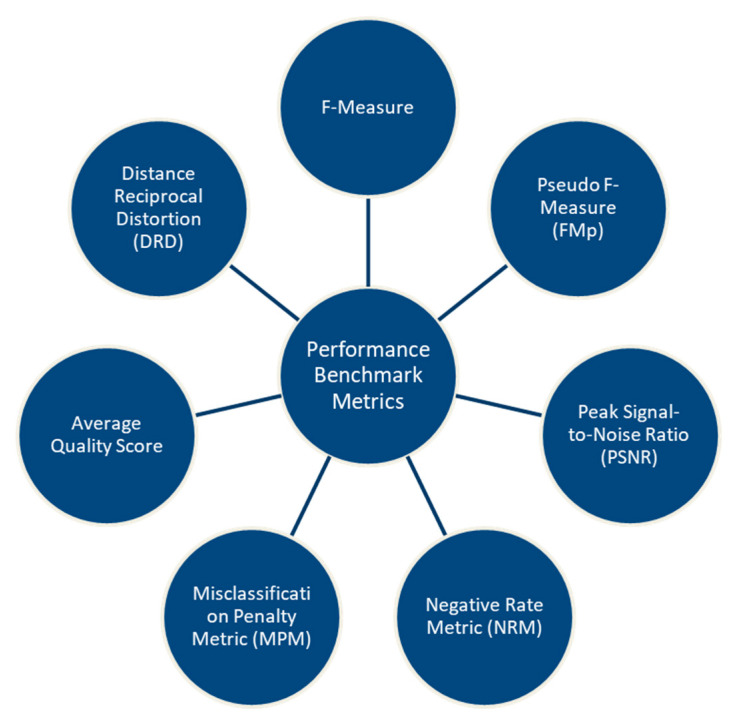
#> input picture metrics.jpg, 733 x 722 px
$ python -i integralImages.py   (imports and definitions only)
#> lines starting #> are read from the running program, lines starting #| are printed output that depends on the picture; after the words box and inside, x2 and y2 are one past the last pixel; in counts of white or black regions, pixels touching at a corner belong together
#> further down, picture is the input picture: shape (722, 733, 3); mean B, G, R 209.1, 189.8, 165.2
#libraries
import numpy as np
from numpy import linalg
import cv2
from math import sqrt
from math import atan
from math import pow

def II(img) :

    #reading the image

    filename = "demo/degraded/demo.jpg"
    cv2.imwrite(filename, img)
    a = cv2.imread(filename)

    #making 3 grayscale images
    b = cv2.cvtColor(a, cv2.COLOR_BGR2GRAY)
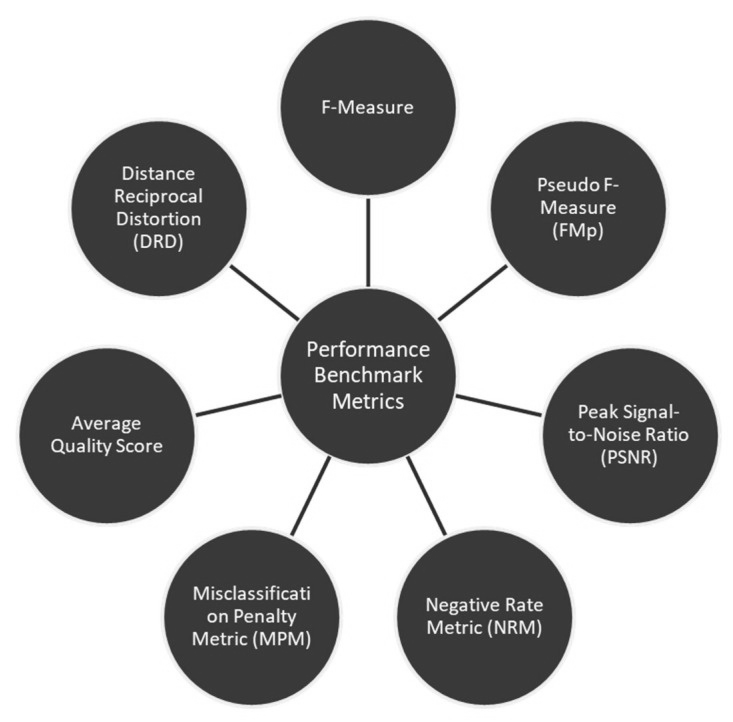
#> b: shape (722, 733); min 34, max 255, mean 184.6
    c = cv2.cvtColor(a, cv2.COLOR_BGR2GRAY)
    d = cv2.cvtColor(a, cv2.COLOR_BGR2GRAY)

    #k-value range [0.1-0.5] can be changed depending on image
    k=0.2

    #r-value can be changed depending on image
    r=128

    #neighbouring window size can be changed depending on image
    window=35

    h,w=b.shape
#> h = 722; w = 733

    th=0
    value=[]
    threshold=[]
    m=0
    var=0
    std=0
    b,c=cv2.integral2(b)
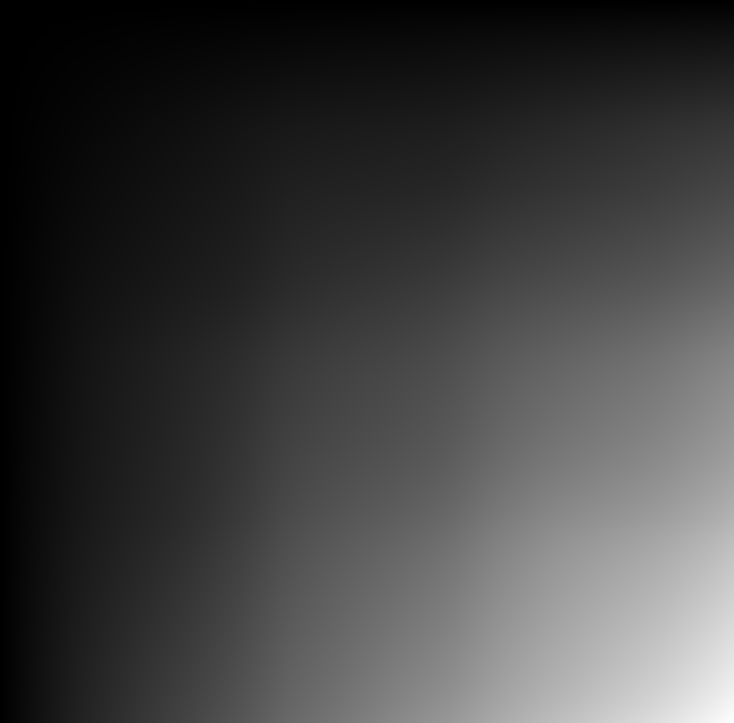
#> b: shape (723, 734) int32; min 0, max 97707857, mean 24836392; drawn with min black and max white

    h,w=c.shape
#> h = 723; w = 734

    #Sauvola Method using integrl images
    for i in range(1, w , 1):
        for j in range(1, h , 1):
            if(j>(h-int(window/2)) and i>(w-int(window/2))):
                m = (b[j, i] + b[j - int(window/2), i - int(window/2)] - b[
                    j , i - int(window/2)] - b[j - int(window/2), i]) / (window * window)
                s = (c[j, i] + c[j - int(window/2), i - int(window/2)] - c[
                    j, i - int(window/2)] - c[j - int(window/2), i]) / (window * window)
            elif (i > (w - int(window/2)) and j < (h - int(window/2))):
                m = (b[j + int(window/2), i] + b[j - int(window/2), i - int(window/2)] - b[
                    j + int(window/2), i - int(window/2)] - b[j - int(window/2), i]) / (window * window)
                s = (c[j + int(window/2), i] + c[j - int(window/2), i - int(window/2)] - c[
                    j + int(window/2), i - int(window/2)] - c[j - int(window/2), i]) / (window * window)
            elif(j>(h-int(window/2)) and i<(w-int(window/2))):
                m = ( b[j,i+int(window/2)]+b[j-int(window/2),i-int(window/2)]-b[j,i-int(window/2)]-b[j-int(window/2),i+int(window/2)])/(window*window)
                s = (  c[j,i+int(window/2)]+c[j-int(window/2),i-int(window/2)]-c[j,i-int(window/2)]-c[j-int(window/2),i+int(window/2)])/(window*window)
            elif(j<(h-int(window/2) ) and i<(w-int(window/2))):
                m=(b[j+int(window/2),i+int(window/2)]+b[j-int(window/2),i-int(window/2)]-b[j+int(window/2),i-int(window/2)]-b[j-int(window/2),i+int(window/2)])/(window*window)
                s=(c[j+int(window/2),i+int(window/2)]+c[j-int(window/2),i-int(window/2)]-c[j+int(window/2),i-int(window/2)]-c[j-int(window/2),i+int(window/2)])/(window*window)
            var = ((s)- (pow((m), 2)))/(window*window)
            std = sqrt(abs(var))
            T = m * (1 + (k * ((std / r) - 1)))
            threshold.append(T)
#> after the loop, threshold = 529226 items


    h1,w1=d.shape
#> h1 = 722; w1 = 733

    #setting pixel values based on computed threshold
    for i in range(0, w1, 1):
         for j in range(0, h1, 1):

            if (d[j, i] <= threshold[th]):
                 d[j, i] = 0
            else:
                 d[j, i] = 255
            th=th+1
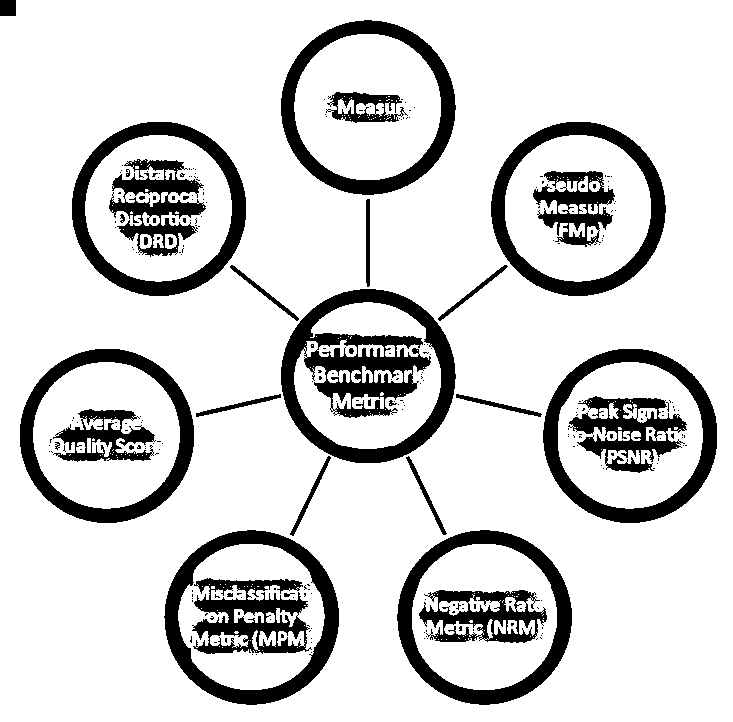
#> d: shape (722, 733); 83.5% white; 271 black regions (237 under 20 px), largest, box (x1, y1, x2, y2) and area: (281, 289, 456, 463) 12238, (164, 530, 339, 705) 7169, (397, 530, 572, 705) 6952
#> after the loop, th = 529226

    for i in range(0, int(window/2), 1):
        for j in range(0, h1, 1):
            d[j,i]=255
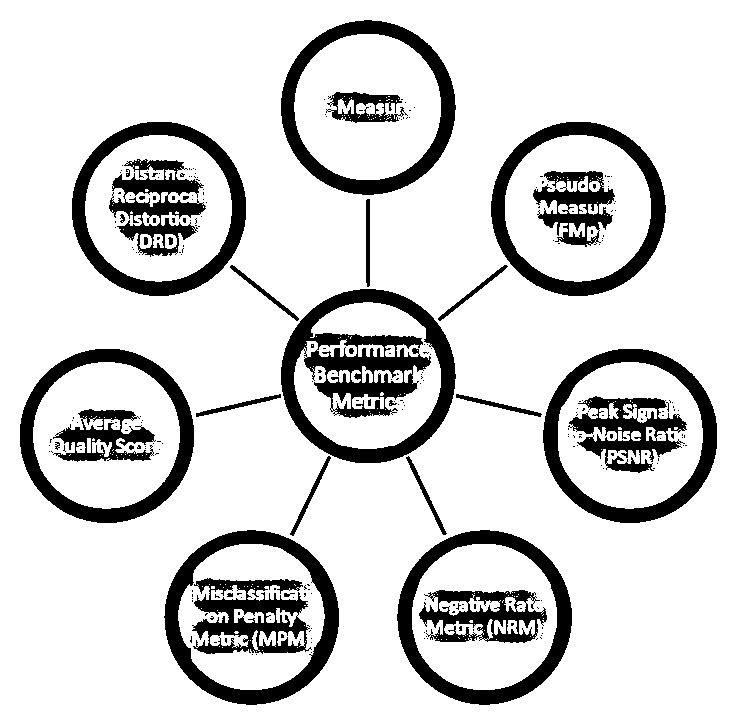
#> d: shape (722, 733); 83.5% white; 270 black regions (237 under 20 px), largest, box (x1, y1, x2, y2) and area: (281, 289, 456, 463) 12238, (164, 530, 339, 705) 7169, (397, 530, 572, 705) 6952
    for i in range(0, w1, 1):
        for j in range(0, int(window/2), 1):
            d[j,i]=255

    width = a.shape[1]
#> width = 733
    height = a.shape[0]
#> height = 722
    dim = (width, height)
#> dim = (733, 722)
    # resize image
    resized = cv2.resize(d, dim)
    return resized

>>> import cv2
>>> picture = cv2.imread('../metrics.jpg')
>>> result = II(picture)
